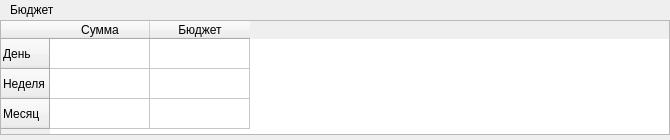
<?xml version="1.0" encoding="UTF-8"?>
<ui version="4.0">
 <class>budget_widget</class>
 <widget class="QWidget" name="budget_widget">
  <property name="geometry">
   <rect>
    <x>0</x>
    <y>0</y>
    <width>670</width>
    <height>140</height>
   </rect>
  </property>
  <property name="minimumSize">
   <size>
    <width>670</width>
    <height>140</height>
   </size>
  </property>
  <property name="maximumSize">
   <size>
    <width>670</width>
    <height>140</height>
   </size>
  </property>
  <property name="windowTitle">
   <string>Form</string>
  </property>
  <widget class="QLabel" name="lbl">
   <property name="geometry">
    <rect>
     <x>10</x>
     <y>0</y>
     <width>150</width>
     <height>20</height>
    </rect>
   </property>
   <property name="text">
    <string>Бюджет</string>
   </property>
  </widget>
  <widget class="QTableWidget" name="table_widget">
   <property name="geometry">
    <rect>
     <x>0</x>
     <y>20</y>
     <width>670</width>
     <height>115</height>
    </rect>
   </property>
   <property name="minimumSize">
    <size>
     <width>670</width>
     <height>115</height>
    </size>
   </property>
   <property name="maximumSize">
    <size>
     <width>670</width>
     <height>115</height>
    </size>
   </property>
   <row>
    <property name="text">
     <string>День</string>
    </property>
   </row>
   <row>
    <property name="text">
     <string>Неделя</string>
    </property>
   </row>
   <row>
    <property name="text">
     <string>Месяц</string>
    </property>
   </row>
   <column>
    <property name="text">
     <string>Сумма</string>
    </property>
   </column>
   <column>
    <property name="text">
     <string>Бюджет</string>
    </property>
   </column>
  </widget>
 </widget>
 <resources/>
 <connections/>
</ui>
